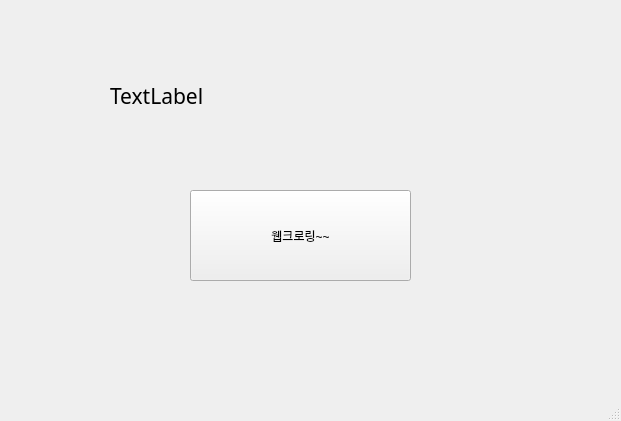
<?xml version="1.0" encoding="UTF-8"?>
<ui version="4.0">
 <class>MainWindow</class>
 <widget class="QMainWindow" name="MainWindow">
  <property name="geometry">
   <rect>
    <x>0</x>
    <y>0</y>
    <width>621</width>
    <height>421</height>
   </rect>
  </property>
  <property name="windowTitle">
   <string>MainWindow</string>
  </property>
  <widget class="QWidget" name="centralwidget">
   <widget class="QPushButton" name="pushButton">
    <property name="geometry">
     <rect>
      <x>190</x>
      <y>190</y>
      <width>221</width>
      <height>91</height>
     </rect>
    </property>
    <property name="text">
     <string>웹크로링~~</string>
    </property>
   </widget>
   <widget class="QLabel" name="label">
    <property name="geometry">
     <rect>
      <x>110</x>
      <y>50</y>
      <width>381</width>
      <height>91</height>
     </rect>
    </property>
    <property name="font">
     <font>
      <family>굴림체</family>
      <pointsize>16</pointsize>
     </font>
    </property>
    <property name="text">
     <string>TextLabel</string>
    </property>
   </widget>
  </widget>
  <widget class="QMenuBar" name="menubar">
   <property name="geometry">
    <rect>
     <x>0</x>
     <y>0</y>
     <width>621</width>
     <height>21</height>
    </rect>
   </property>
  </widget>
  <widget class="QStatusBar" name="statusbar"/>
 </widget>
 <resources/>
 <connections>
  <connection>
   <sender>pushButton</sender>
   <signal>clicked()</signal>
   <receiver>MainWindow</receiver>
   <slot>firstClick()</slot>
   <hints>
    <hint type="sourcelabel">
     <x>245</x>
     <y>244</y>
    </hint>
    <hint type="destinationlabel">
     <x>309</x>
     <y>352</y>
    </hint>
   </hints>
  </connection>
 </connections>
 <slots>
  <slot>firstClick()</slot>
 </slots>
</ui>
